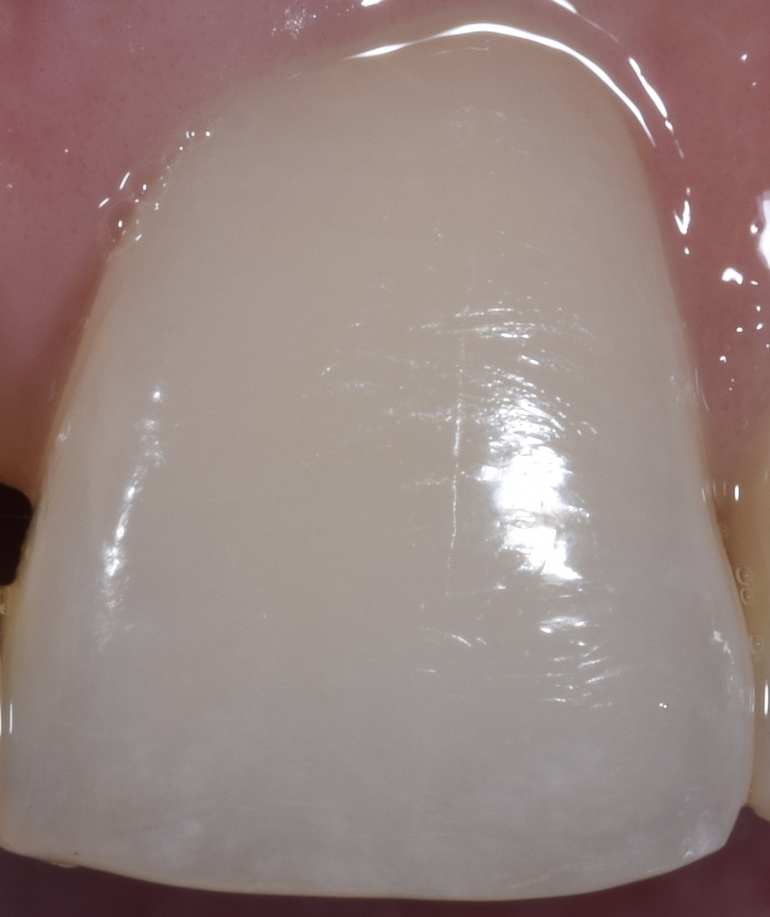
#> input picture Imagenes/Diente_d_3.JPG, 770 x 917 px, shrunk from 1088 x 1296 before the run, found by its file name
$ python morphologicalThr.py   (older library calls are emulated)
#> lines starting #> are read from the running program, lines starting #| are printed output that depends on the picture; after the words box and inside, x2 and y2 are one past the last pixel; in counts of white or black regions, pixels touching at a corner belong together
#> further down, image is the input picture: shape (917, 770, 3); mean B, G, R 128.6, 132.5, 151.1
import cv2
import numpy as np
from skimage import morphology, filters

# [19 lines left out: function open_by_reconstruction, not called in this run]

class MorphologicalSegmentation:

    def apply(self,color_im,method = 'r_small_objects', remove_spots = True, level = 200, debug=True):
        return self.optimalThreshold(color_im,method, remove_spots, level, debug)

    def optimalThreshold(self,color_im,method = 'r_small_objects', remove_spots = True, level = 200, debug=True):
#> called with method = 'r_small_objects', remove_spots = True, level = 200, debug = True
        im = cv2.cvtColor(color_im,cv2.COLOR_BGR2GRAY)
        ret, thresh = cv2.threshold(im,0,255,cv2.THRESH_BINARY+cv2.THRESH_OTSU)
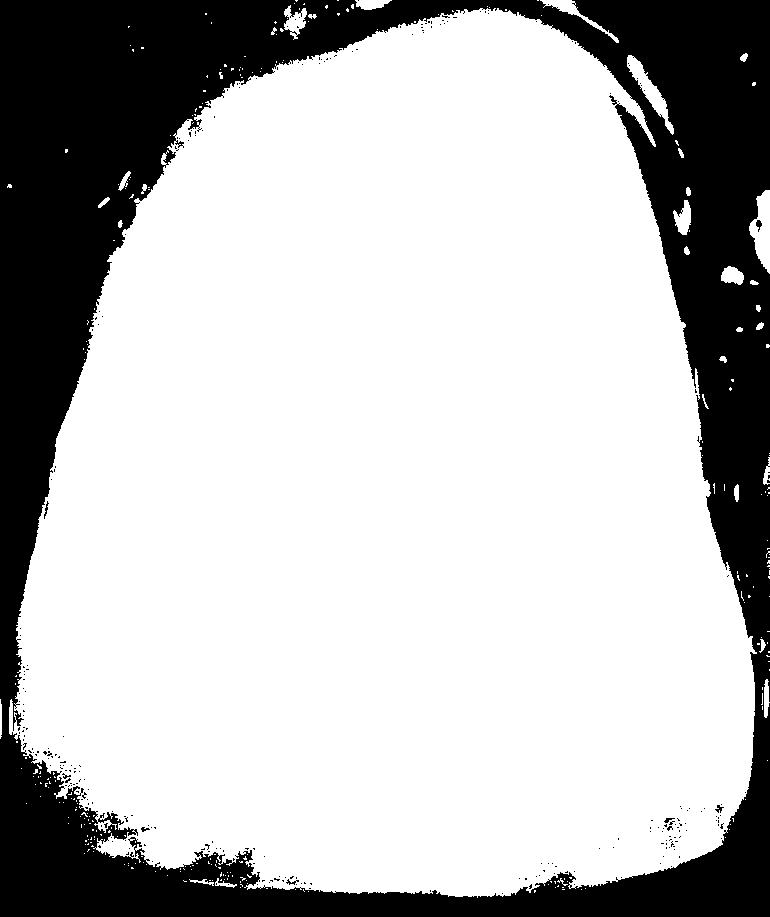
#> thresh: shape (917, 770); 73.2% white; 268 black regions (260 under 20 px), largest, box (x1, y1, x2, y2) and area: (0, 0, 770, 917) 188149, (756, 220, 762, 232) 40, (715, 805, 724, 813) 33
#> ret = 125
        if debug:
            cv2.imwrite('binary.jpg',thresh)

        thresh = filters.median(thresh,morphology.square(7))
#> thresh: shape (917, 770); 73.1% white; 9 black regions (5 under 20 px), largest, box (x1, y1, x2, y2) and area: (0, 0, 770, 917) 189583, (14, 713, 21, 725) 61, (131, 839, 139, 847) 45, (756, 221, 761, 227) 22
        cv2.imwrite('binary_med.jpg',thresh)
        #MORPHOLOGICAL_REMOVE_SMALL_OBJECTS
        imglab = morphology.label(thresh) # create labels in segmented image
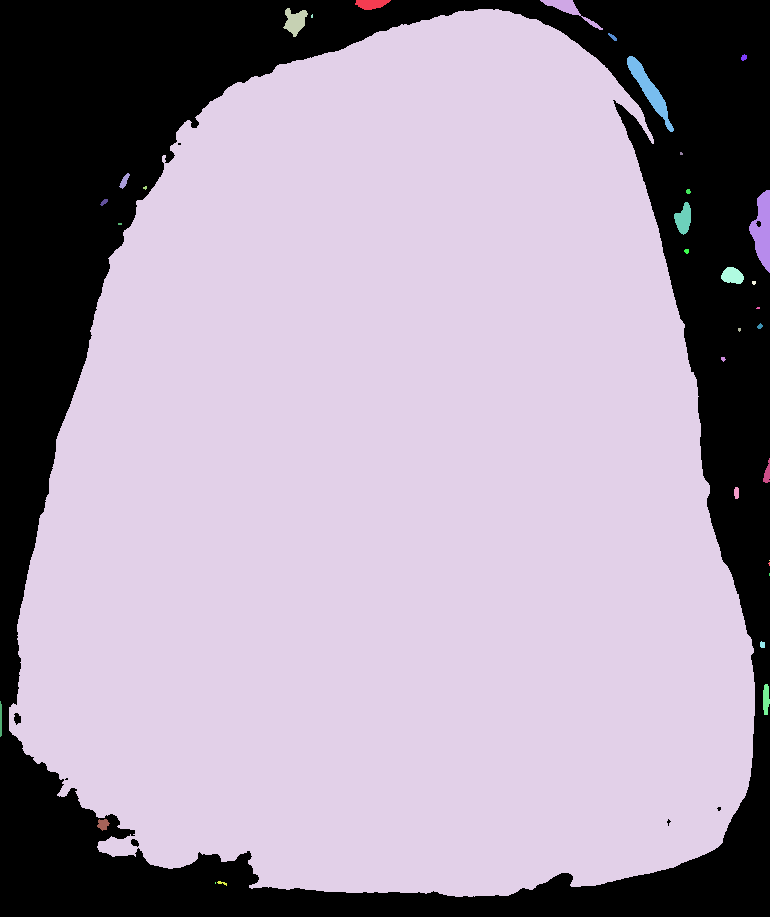
#> imglab: shape (917, 770) int64; 35 distinct labels, from 0 to 34; one colour per label, 0 black
        min_s = (int)(im.shape[0])
        try:
            cleaned = morphology.remove_small_objects(imglab, min_size=min_s, connectivity=8)
#> cleaned: shape (917, 770) int64; 3 distinct labels, from 0 to 13
        except UserWarning:
            pass
        res_small = np.zeros((cleaned.shape)) # create array of size cleaned
        res_small[cleaned > 0] = 255
        res_small= np.uint8(res_small)
        if debug:
            cv2.imwrite("cleaned.jpg", res_small)

        #MORPOLOGICAL_OPENING_OPENCV
        kernel = cv2.getStructuringElement(cv2.MORPH_RECT, (32, 32))
        opened_mask = cv2.morphologyEx(thresh, cv2.MORPH_OPEN, kernel)
#> opened_mask: shape (917, 770); 72.1% white; 2 black regions (1 under 20 px), largest, box (x1, y1, x2, y2) and area: (0, 0, 770, 917) 197268

        if debug:
            cv2.imwrite("opened_mask.jpg", opened_mask)

        if remove_spots:
            blurred = cv2.GaussianBlur(im, (11, 11), 0)
            spots = cv2.threshold(blurred, level, 255, cv2.THRESH_BINARY)[1]
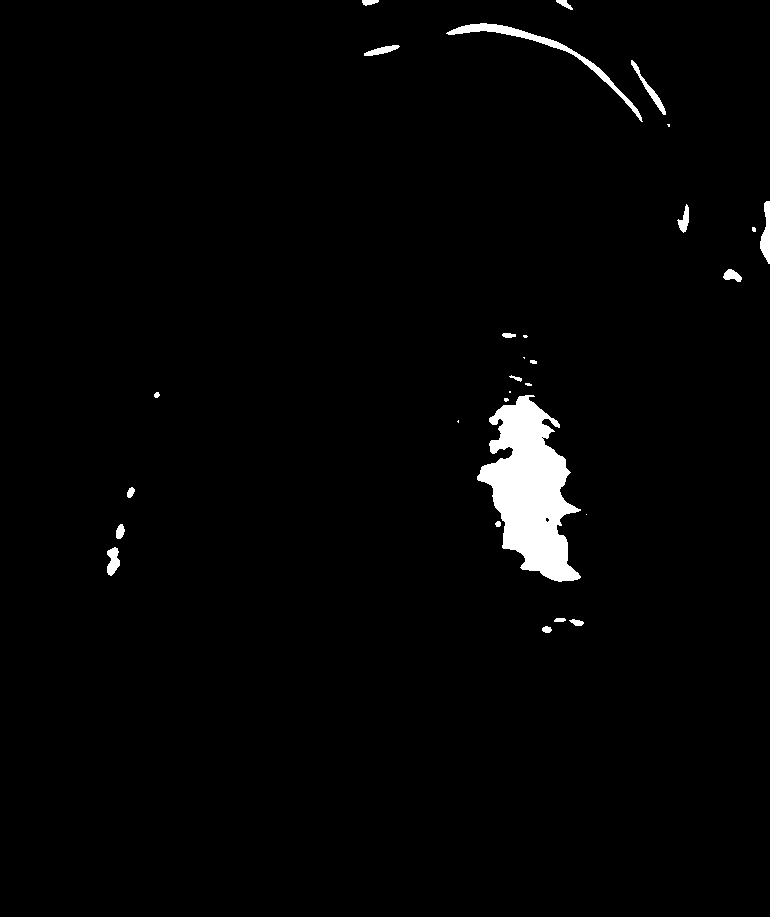
#> spots: shape (917, 770); 2% white; 29 white regions (9 under 20 px)
            res_small = res_small - spots
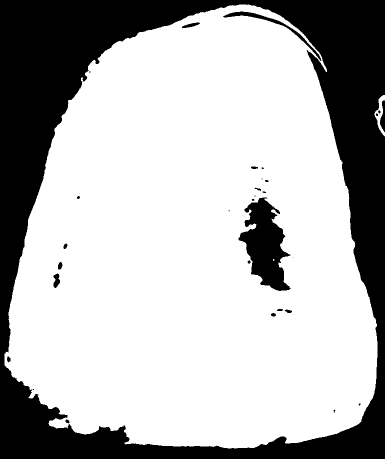
#> res_small: shape (917, 770) (shown at 1/2 size); min 0, max 255, mean 180.3
            opened_mask = opened_mask - spots
            if debug:
                cv2.imwrite("cleaned_spots.jpg", res_small)
                cv2.imwrite("opened_mask_spots.jpg", opened_mask)
        img, contours, h = cv2.findContours(res_small,cv2.RETR_TREE,cv2.CHAIN_APPROX_SIMPLE)
#> contours = 38 contours, 10 with area under 20; largest, box (x1, y1, x2, y2) and area: (9, 9, 755, 897) 510424, (476, 394, 582, 583) 11003, (445, 22, 644, 123) 1576, (749, 190, 770, 273) 599, (106, 546, 121, 577) 290; h = 38 rows, first 6: [1, -1, -1, -1], [2, 0, -1, -1], [5, 1, 3, -1], [4, -1, -1, 2], [-1, 3, -1, 2], [6, 2, -1, -1]

        max_c = []
        max_a = 0
        result = np.zeros(img.shape)
        for contour in contours:
            if cv2.contourArea(contour) > max_a:
                max_c = contour
                max_a = cv2.contourArea(contour)
#> this loop made 38 passes
#> max_a on passes 1, 2, 3, 8: 131, 144, 599, 510424.5
#> after the loop, max_a = 510424.5; max_c = contour of 1437 points, box (x1, y1, x2, y2) (9, 9, 755, 897), area 510424

        bouding = cv2.boundingRect(max_c)
#> bouding = (9, 9, 746, 888)
        print(bouding)
#| (9, 9, 746, 888)
        if debug:
            masked_img = cv2.bitwise_and(color_im, color_im, mask=opened_mask)
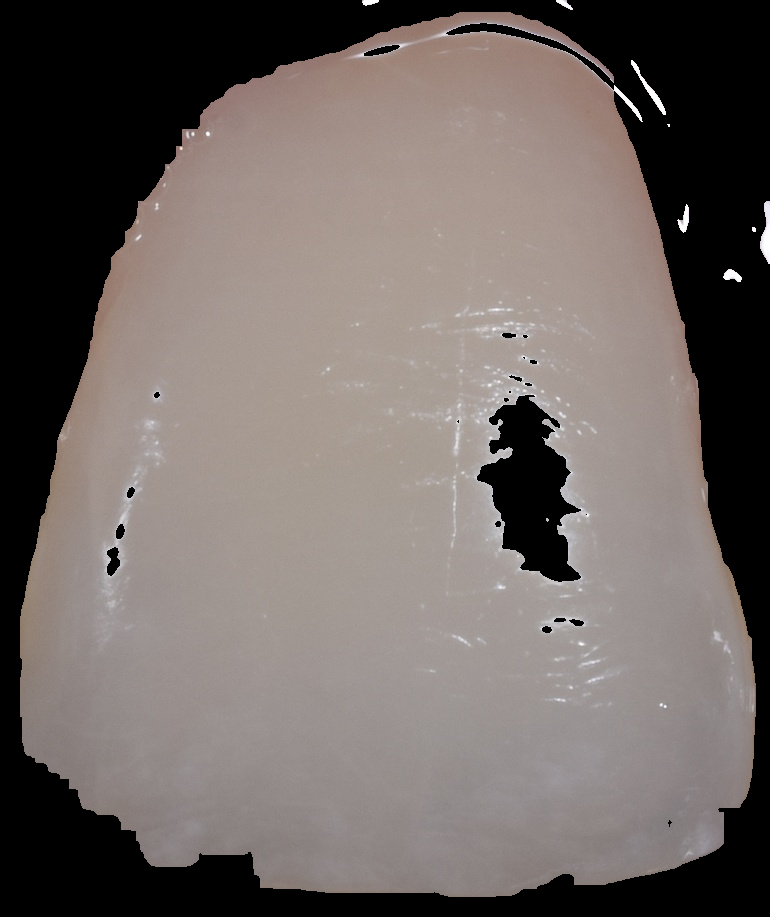
#> masked_img: shape (917, 770, 3); mean B, G, R 99.6, 103, 111.5
            masked_img2 = cv2.bitwise_and(color_im, color_im, mask=res_small)
            cv2.imwrite("masked_img.jpg", masked_img)
            cv2.imwrite("masked_img_small.jpg", masked_img2)
        min_x = bouding[1]
#> min_x = 9
        min_y = bouding[0]
#> min_y = 9
        w_x = bouding[1]+ bouding[3]
#> w_x = 897
        h_y = bouding[0]+ bouding[2]
#> h_y = 755
        return res_small,min_x,min_y,w_x,h_y
if __name__ == "__main__":
    import sys

    c = len(sys.argv)
    im_in = 'Diente_d_3.JPG'
    if c >= 2:
        im_in = sys.argv[1]

    image = cv2.imread(im_in)
    sm = MorphologicalSegmentation()
    mask, min_x, min_y, max_x, max_y = sm.apply(image)
#> min_x = 9; min_y = 9; max_x = 897; max_y = 755

$ run again, with Imagenes/Diente_d_1.JPG copied over Imagenes/Diente_d_3.JPG
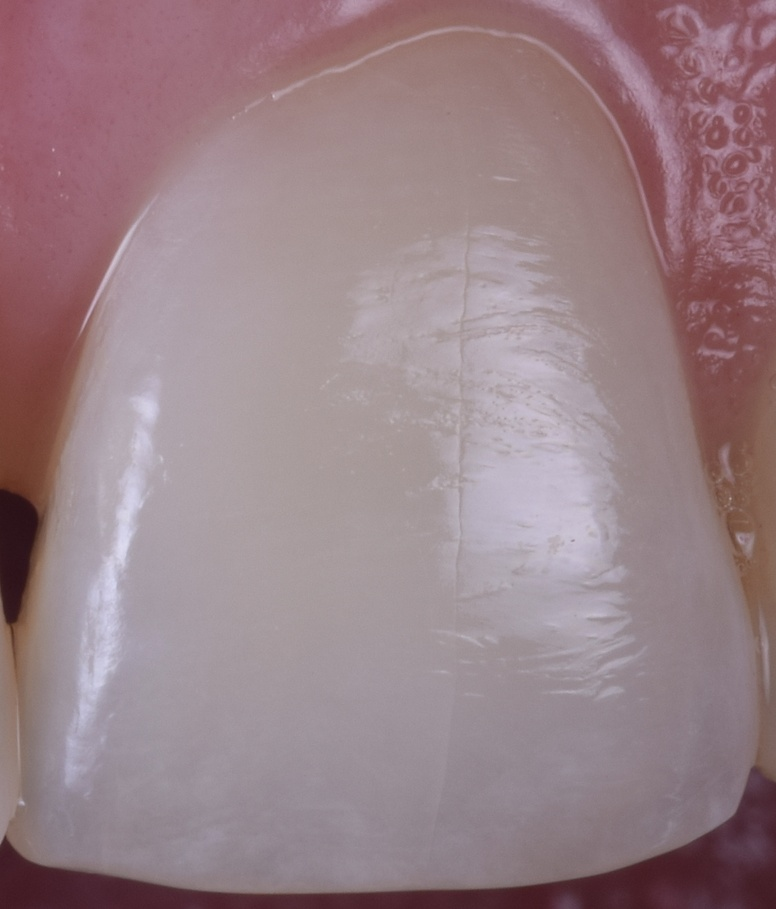
#> input picture Imagenes/Diente_d_1.JPG, 776 x 909 px, shrunk from 1208 x 1416 before the run, found by its file name
#> image is the input picture: shape (909, 776, 3); mean B, G, R 135.2, 129.4, 152.4
#> in optimalThreshold, `ret, thresh = cv2.threshold(im,0,255,cv2.THRESH_BINARY+cv2.THRESH_OTSU)`:
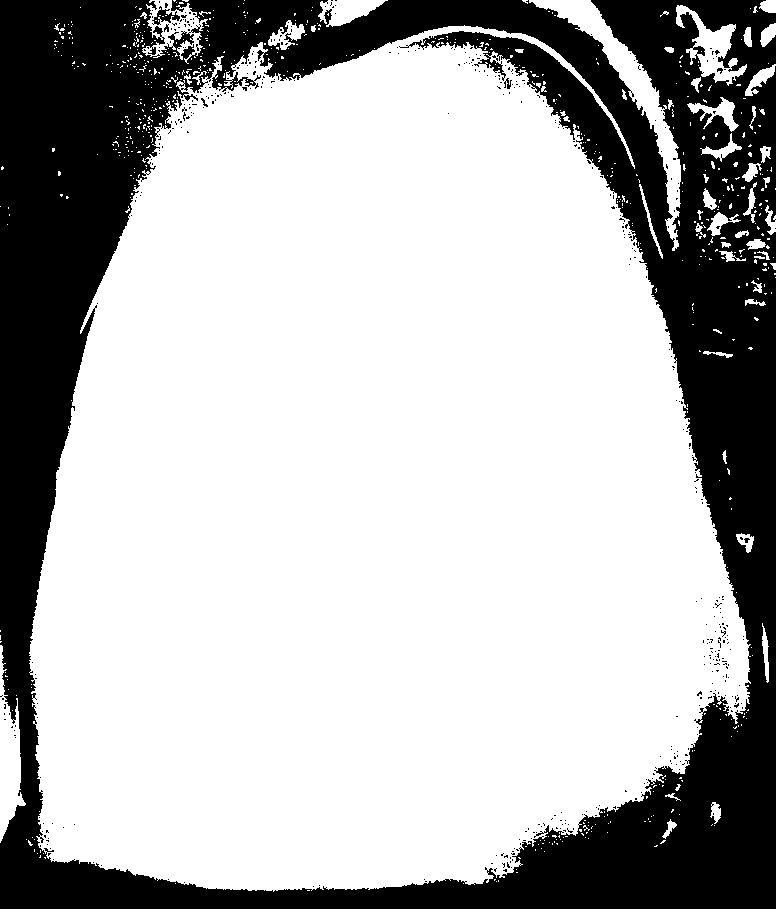
#> thresh: shape (909, 776); 70.4% white; 460 black regions (454 under 20 px), largest, box (x1, y1, x2, y2) and area: (0, 0, 776, 909) 207269, (152, 6, 180, 25) 212, (504, 78, 512, 89) 44, (164, 24, 169, 32) 25, (201, 98, 208, 107) 23, (717, 68, 723, 74) 21
#> ret = 126
#> imglab: shape (909, 776) int64; 61 distinct labels, from 0 to 60
#> cleaned: shape (909, 776) int64; 7 distinct labels, from 0 to 57
#> spots: shape (909, 776); 0.24% white; 8 white regions (2 under 20 px), largest, box (x1, y1, x2, y2) and area: (104, 478, 139, 602) 1255, (140, 400, 154, 418) 191, (97, 658, 108, 677) 133, (104, 614, 112, 631) 51, (95, 678, 101, 686) 34, (136, 442, 141, 449) 23
#> res_small: shape (909, 776); 69.1% white; 12 black regions (4 under 20 px), largest, box (x1, y1, x2, y2) and area: (0, 0, 776, 909) 216446, (104, 478, 139, 602) 1255, (140, 400, 154, 418) 191
#> contours = 17 contours, 3 with area under 20; largest, box (x1, y1, x2, y2) and area: (30, 26, 749, 891) 475390, (523, 0, 683, 248) 4982, (0, 644, 25, 841) 2304, (676, 5, 746, 83) 1861, (103, 477, 140, 603) 1388; h = 17 rows, first 6: [1, -1, -1, -1], [13, 0, 2, -1], [3, -1, -1, 1], [4, 2, -1, 1], [5, 3, -1, 1], [6, 4, -1, 1]
#> the loop in optimalThreshold, `for contour in contours:` made 17 passes
#> max_a on passes 1 to 2: 2303.5, 475390.5
#> after the loop in optimalThreshold, `for contour in contours:`: max_a = 475390.5; max_c = contour of 1675 points, box (x1, y1, x2, y2) (30, 26, 749, 891), area 475390
#> bouding = (30, 26, 719, 865)
#| (30, 26, 719, 865)
#> in optimalThreshold, `masked_img2 = cv2.bitwise_and(color_im, color_im, mask=res_small)`:
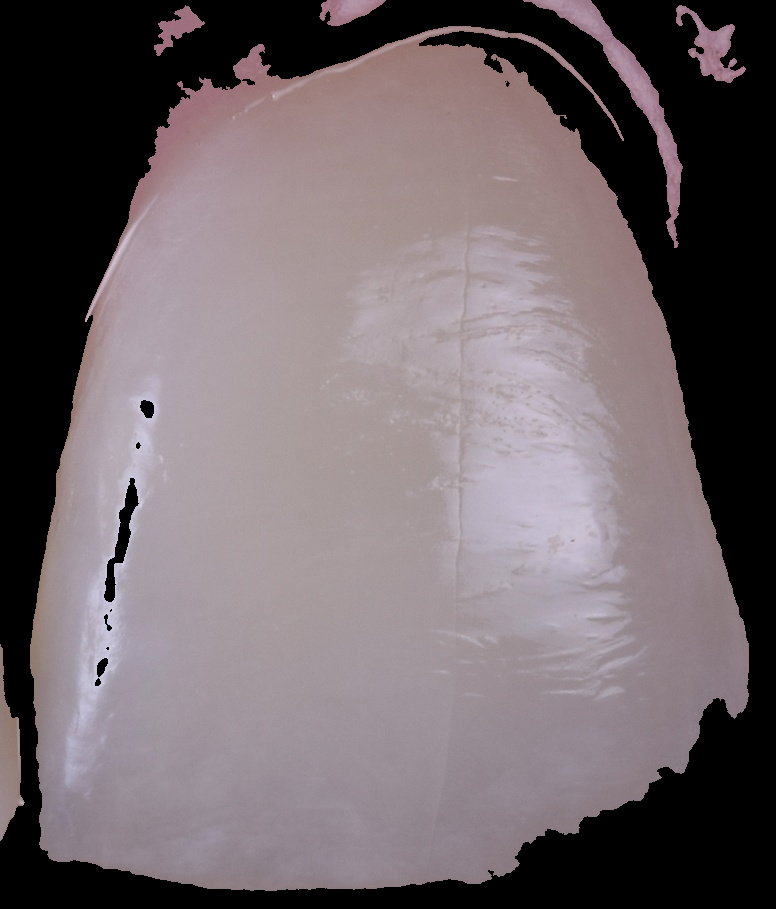
#> masked_img2: shape (909, 776, 3); mean B, G, R 105.7, 101.5, 111.9
#> in optimalThreshold, `min_x = bouding[1]`: min_x = 26
#> in optimalThreshold, `min_y = bouding[0]`: min_y = 30
#> w_x = 891
#> h_y = 749
#> `mask, min_x, min_y, max_x, max_y = sm.apply(image)`: min_x = 26; min_y = 30; max_x = 891; max_y = 749
